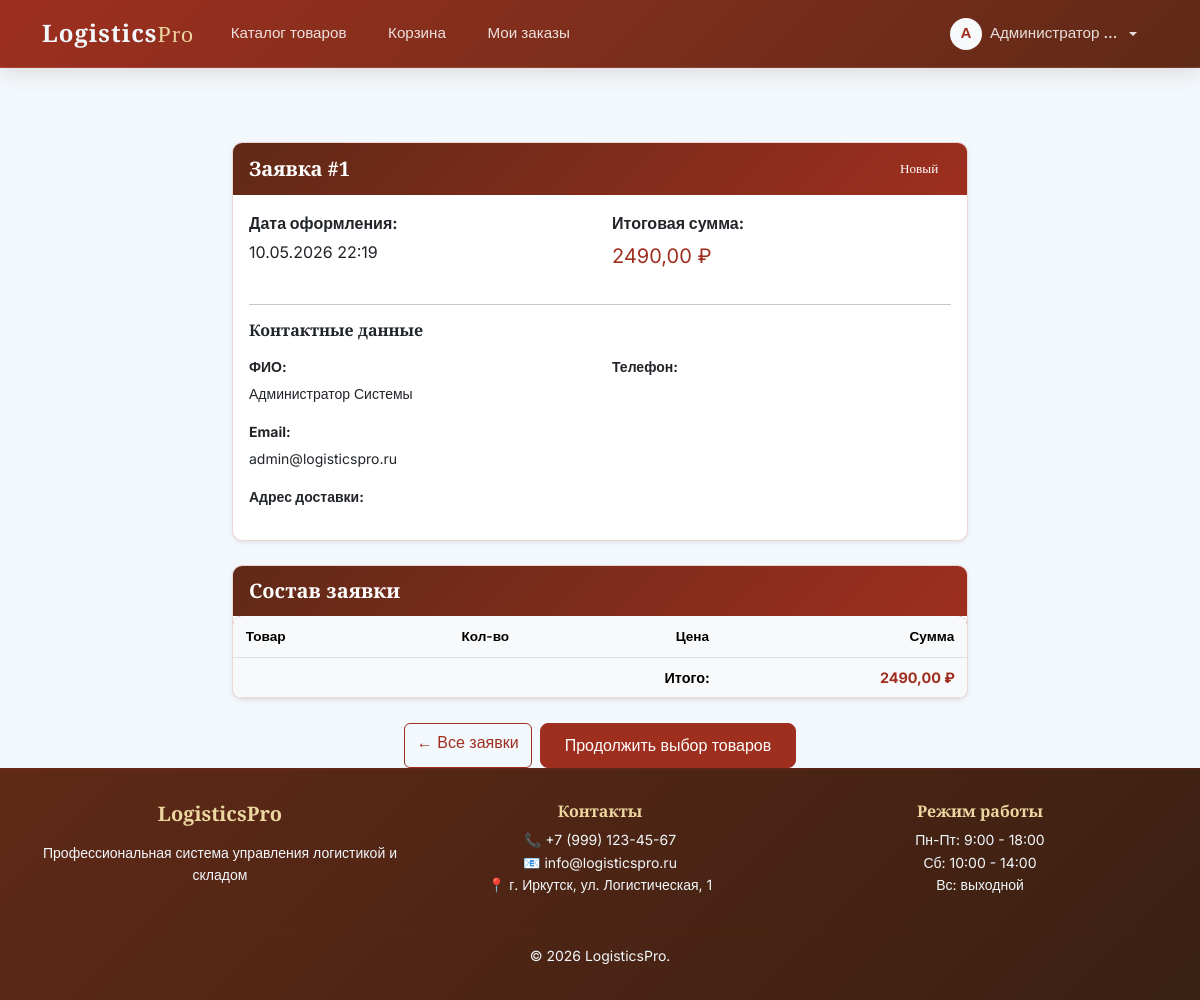
Page /order/1/ (signed in) on the committed database.
### core/models.py (models this page shows, shortened)
class User(AbstractUser):
    username = None
    email = models.EmailField(unique=True)
    phone = models.CharField(max_length=32, blank=True, null=True)
    address = models.CharField(max_length=500, blank=True, null=True)
    is_admin = models.BooleanField(default=False)
    is_blocked = models.BooleanField(default=False)
    remember_token = models.CharField(max_length=100, blank=True, null=True)
    USERNAME_FIELD = 'email'
    REQUIRED_FIELDS = ['first_name', 'last_name']

class Order(models.Model):
    STATUS_CHOICES = [
        ('new', 'Новый'),
        ('processing', 'В обработке'),
        ('shipped', 'Отправлен'),
        ('delivered', 'Доставлен'),
        ('cancelled', 'Отменён'),
    ]
    user = models.ForeignKey(User, on_delete=models.CASCADE, related_name='orders')
    status = models.CharField(max_length=32, choices=STATUS_CHOICES, default='new')
    total = models.DecimalField(max_digits=12, decimal_places=2, default=0.00)
    customer_name = models.CharField(max_length=255)
    phone = models.CharField(max_length=32)
    email = models.EmailField()
    address = models.CharField(max_length=500)
    notes = models.TextField(blank=True, null=True)
    created_at = models.DateTimeField(auto_now_add=True)
    updated_at = models.DateTimeField(auto_now=True)

### core/views.py (the view)
# urls.py: path('order/<int:order_id>/', views.order_detail, name='order_detail'),
@login_required
def order_detail(request, order_id):
    order = get_object_or_404(Order, id=order_id, user=request.user)
    return render(request, 'core/order_detail.html', {'order': order})

### templates/core/order_detail.html (shortened to what this page needs)
{% extends 'core/base.html' %}
{% load static %}
{% block content %}
<div class="row justify-content-center">
    <div class="col-lg-8">
        <div class="card shadow-sm mb-4">
            <div class="card-header d-flex justify-content-between align-items-center">
                <h5 class="mb-0">Заявка #{{ order.id }}</h5>
                <span class="badge bg-{{ order.status|default:'secondary' }}">
                    {{ order.get_status_display }}
                </span>
            </div>
            <div class="card-body">
                <div class="row mb-3">
                    <div class="col-md-6">
                        <p class="mb-1"><strong>Дата оформления:</strong></p>
                        <p>{{ order.created_at|date:"d.m.Y H:i" }}</p>
                    </div>
                    <div class="col-md-6">
                        <p class="mb-1"><strong>Итоговая сумма:</strong></p>
                        <p class="fs-5 text-primary-custom">{{ order.total }} ₽</p>
                    </div>
                </div>
                <hr>
                <h6 class="mb-3">Контактные данные</h6>
                <div class="row small">
                    <div class="col-md-6">
                        <p class="mb-1"><strong>ФИО:</strong></p>
                        <p>{{ order.customer_name }}</p>
                    </div>
                    <div class="col-md-6">
                        <p class="mb-1"><strong>Телефон:</strong></p>
                    </div>
                    <div class="col-12">
                        <p class="mb-1"><strong>Email:</strong></p>
                        <p>{{ order.email }}</p>
                    </div>
                    <div class="col-12">
                        <p class="mb-1"><strong>Адрес доставки:</strong></p>
                    </div>
                </div>
            </div>
        </div>
        <div class="card shadow-sm mb-4">
            <div class="card-header">
                <h5 class="mb-0">Состав заявки</h5>
            </div>
            <div class="card-body p-0">
                <div class="table-responsive">
                    <table class="table mb-0">
                        <thead class="table-light">
                            <tr>
                                <th>Товар</th>
                                <th class="text-center">Кол-во</th>
                                <th class="text-end">Цена</th>
                                <th class="text-end">Сумма</th>
                            </tr>
                        </thead>
                        <tfoot class="table-light">
                            <tr>
                                <th colspan="3" class="text-end">Итого:</th>
                                <th class="text-end text-primary-custom">{{ order.total }} ₽</th>
                            </tr>
                        </tfoot>
                    </table>
                </div>
            </div>
        </div>
        <div class="d-flex gap-2 justify-content-center">
            <a href="{% url 'orders_list' %}" class="btn btn-outline-primary">
                ← Все заявки
            </a>
            {% if order.status == 'new' %}
            <a href="{% url 'catalog' %}" class="btn btn-primary">
                Продолжить выбор товаров
            </a>
            {% endif %}
        </div>
    </div>
</div>
{% endblock %}

### templates/core/base.html (shortened to what this page needs)
<!DOCTYPE html>
<html lang="ru">
<head>
    <link href="https://cdn.jsdelivr.net/npm/bootstrap@5.3.0/dist/css/bootstrap.min.css" rel="stylesheet">
    <link rel="stylesheet" href="https://cdn.jsdelivr.net/npm/bootstrap-icons@1.10.0/font/bootstrap-icons.css">
    {% load static %}
    <link rel="stylesheet" href="{% static 'css/style.css' %}">
</head>
<body>
    <nav class="navbar navbar-expand-lg navbar-dark fixed-top">
        <div class="container">
            <a class="navbar-brand" href="{% url 'catalog' %}">
                Logistics<span>Pro</span>
            </a>
            <div class="collapse navbar-collapse" id="navbarNav">
                <ul class="navbar-nav me-auto">
                    <li class="nav-item">
                        <a class="nav-link" href="{% url 'catalog' %}">Каталог товаров</a>
                    </li>
                    {% if user.is_authenticated %}
                    <li class="nav-item">
                        <a class="nav-link" href="{% url 'cart' %}">
                            Корзина
                        </a>
                    </li>
                    <li class="nav-item">
                        <a class="nav-link" href="{% url 'orders_list' %}">Мои заказы</a>
                    </li>
                    {% endif %}
                </ul>
                <ul class="navbar-nav">
                    {% if user.is_authenticated %}
                        <li class="nav-item dropdown">
                            <div class="dropdown">
                                <a class="nav-link dropdown-toggle d-flex align-items-center gap-2" href="#" role="button" data-bs-toggle="dropdown">
                                    {% if request.user.profile.avatar %}
                                        <img src="{{ request.user.profile.avatar.url }}" class="rounded-circle" style="width: 32px; height: 32px; object-fit: cover;">
                                    {% else %}
                                        <span class="bg-light text-primary rounded-circle d-inline-flex align-items-center justify-content-center" style="width: 32px; height: 32px; font-weight: bold;">
                {% if request.user.first_name %}
                    {{ request.user.first_name|first|upper }}
                {% elif request.user.email %}
                    {{ request.user.email|first|upper }}
                {% else %}
                    ?
                {% endif %}
            </span>
        {% endif %}
        <span class="d-none d-md-inline">
            {{ request.user.get_full_name|default:request.user.email|truncatechars:15 }}
        </span>
                                </a>
                            </div>
                        </li>
                    {% endif %}
                </ul>
            </div>
        </div>
    </nav>
    <main class="container mt-5 pt-4">
        {% block content %}
        {% endblock %}
    </main>
    <footer class="mt-auto">
        <div class="container text-center">
            <div class="row">
                <div class="col-md-4 mb-3">
                    <h5 class="mb-3" style="font-family: 'Playfair Display', serif; color: var(--color-2);">
                        LogisticsPro
                    </h5>
                    <p class="small mb-0">Профессиональная система управления логистикой и складом</p>
                </div>
                <div class="col-md-4 mb-3">
                    <h6 class="mb-2" style="color: var(--color-2);">Контакты</h6>
                    <p class="small mb-0">📞 +7 (999) 123-45-67<br>
                    📧 info@logisticspro.ru<br>
                    📍 г. Иркутск, ул. Логистическая, 1</p>
                </div>
                <div class="col-md-4 mb-3">
                    <h6 class="mb-2" style="color: var(--color-2);">Режим работы</h6>
                    <p class="small mb-0">Пн-Пт: 9:00 - 18:00<br>
                    Сб: 10:00 - 14:00<br>
                    Вс: выходной</p>
                </div>
            </div>
            <hr style="border-color: var(--border-color);">
            <p class="mb-0 small">
                &copy; 2026 LogisticsPro.
            </p>
        </div>
    </footer>
</body>
</html>

### static/css/style.css (style rules this page uses)
:root { --color-1: #9E2F1F; --color-2: #ECD7A1; --color-3: #602917; --color-4: #F3F8FC; --color-5: #392012; --banner-bg: #f3f8fcee; --banner-text: #392012; --banner-border: rgba(158, 47, 31, 0.3); --main-bg: #f3f8fc; --header-bg: linear-gradient(135deg, #9e2f1f 0%, #7e2e1c 50%, #602917 100%); --header-border: rgba(158, 47, 31, 0.3); --header-badge-bg: rgba(243, 248, 252, 0.3); --header-badge-text: #392012; --header-title-text: #f3f8fc; --header-desc-text: #f3f8fc; --primary-bg: #9e2f1f; --primary-hover: #7e2e1c; --secondary-bg: #ecd7a1; --secondary-hover: #d4c08a; --text-dark: #392012; --text-medium: #602917; --bg-light: #f3f8fc; --border-color: rgba(158, 47, 31, 0.2); --success-bg: #28a745; --warning-bg: #ffc107; --error-bg: #dc3545; }
body { font-family: 'Inter', sans-serif; background-color: var(--main-bg); color: var(--text-dark); line-height: 1.6; }
h1, h2, h3, h4, h5, h6, .navbar-brand { font-family: 'Playfair Display', serif; font-weight: 600; }
.navbar { background: var(--header-bg) !important; border-bottom: 1px solid rgba(255,255,255,0.1); box-shadow: 0 4px 20px rgba(96, 41, 23, 0.15); padding: 0.6rem 0; min-height: 60px; }
.navbar-brand { font-size: 1.5rem; font-weight: 700; color: var(--header-title-text) !important; letter-spacing: 1px; padding: 0; }
.navbar-brand span { color: var(--color-2); font-weight: 400; }
body { padding-top: 70px; }
.nav-link { color: rgba(255,255,255,0.85) !important; font-weight: 500; font-size: 0.95rem; margin: 0 0.8rem; padding: 0.5rem 0; transition: color 0.3s ease; }
.card { border: 1px solid var(--border-color); border-radius: 12px; box-shadow: 0 4px 15px rgba(158, 47, 31, 0.1); transition: all 0.3s ease; background: white; }
.card-header { background: linear-gradient(135deg, var(--color-1), var(--color-3)); color: var(--header-title-text); font-family: 'Playfair Display', serif; font-weight: 600; border-bottom: 2px solid var(--border-color); }
.btn-primary { background-color: var(--primary-bg); border-color: var(--primary-bg); color: white; font-weight: 500; padding: 0.6rem 1.5rem; border-radius: 8px; transition: all 0.3s ease; }
.btn-outline-primary { color: var(--primary-bg); border-color: var(--primary-bg); }
.badge { font-weight: 500; padding: 0.4rem 0.8rem; border-radius: 6px; }
.table { border-radius: 8px; overflow: hidden; width: 100%; max-width: 100%; table-layout: auto; font-size: 0.9rem; }
.table thead { background: linear-gradient(135deg, var(--color-1), var(--color-3)); color: white; }
.table thead th { padding: 0.6rem 0.8rem; font-weight: 600; font-size: 0.85rem; white-space: nowrap; }
.card .table { margin-bottom: 0; width: 100%; }
.table-responsive { border-radius: 8px; overflow-x: auto; -webkit-overflow-scrolling: touch; max-height: 400px; overflow-y: auto; }
.table th, .table td { vertical-align: middle; padding: 0.5rem 0.75rem; white-space: nowrap; }
footer { background: linear-gradient(135deg, var(--color-3), var(--color-5)); color: var(--header-title-text); border-top: 2px solid var(--border-color); padding: 2rem 0; margin-top: 4rem; }
.text-primary-custom { color: var(--primary-bg) !important; }
.card { animation: fadeIn 0.6s ease-out; }
.card { border: 1px solid var(--border-color); border-radius: 10px; box-shadow: 0 2px 10px rgba(96, 41, 23, 0.05); margin-bottom: 1.5rem; overflow: hidden; }
.card-header { background: linear-gradient(135deg, var(--color-3), var(--color-1)); color: #fff; font-family: 'Playfair Display', serif; font-size: 1.1rem; padding: 0.8rem 1rem; border-bottom: none; }
.text-primary { color: var(--color-1) !important; }
.card { height: 100%; display: flex; flex-direction: column; }
.card-body { flex-grow: 1; display: flex; flex-direction: column; }
.card-body { padding: 1rem; }
.badge { font-weight: 500; }
main.container { min-height: calc(100vh - 260px); }
.profile-page .card, .card:not(.product-card):not(.sidebar-card) { height: auto !important; min-height: unset !important; max-height: none !important; }
.card:not(.product-card) .card-body { flex-grow: 0 !important; display: block !important; }

### rows in the picture
User: user.first_name|first "А", user.get_full_name "Администратор …"
Order: id "1", status "Новый", created_at "10.05.2026 22:19", total "2490,00", customer_name "Администратор Системы", email "admin@logisticspro.ru"
